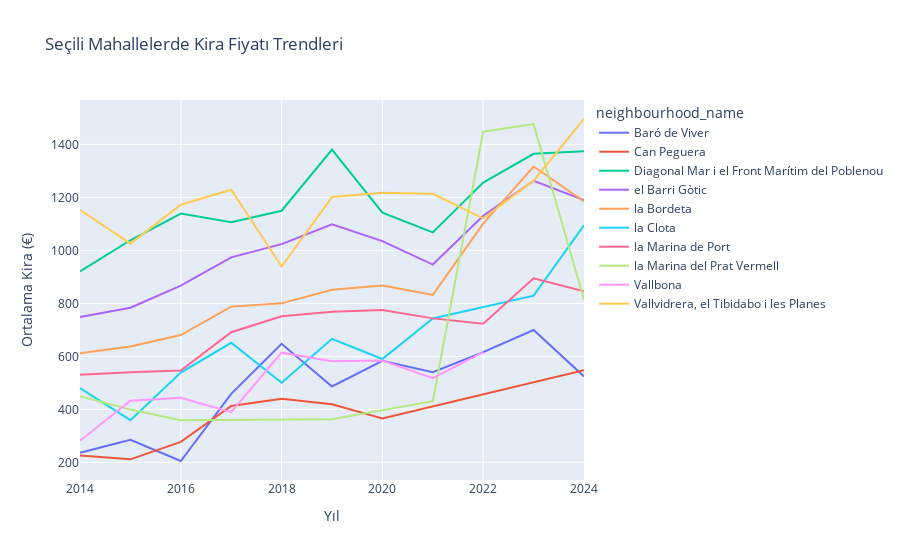

The notebook cell saved with this chart:
### Code cell
import plotly.express as px

# En fazla değişim gösteren 10 mahalle
top_neighborhoods = df.groupby('neighbourhood_name')['rent_change_pct'].std().nlargest(10).index

fig = px.line(df[df['neighbourhood_name'].isin(top_neighborhoods)], 
              x='year', y='avg_rent_price', color='neighbourhood_name',
              title='Seçili Mahallelerde Kira Fiyatı Trendleri',
              hover_data=['cumulative_licenses'],
              labels={'avg_rent_price': 'Ortalama Kira (€)', 'year': 'Yıl'})
fig.update_layout(hovermode='x unified')
fig.show()

### Figure 1 — Plotly figure (JSON) as saved in the notebook; plotly's stock layout.template omitted (floating-point values rounded to 4 significant figures)
{"data": [{"customdata": [[0], [0], [0], [0], [0], [0], [0], [0], [0], [0], [0]], "hovertemplate": "neighbourhood_name=Baró de Viver<br>Yıl=%{x}<br>Ortalama Kira (€)=%{y}<br>cumulative_licenses=%{customdata[0]}<extra></extra>", "legendgroup": "Baró de Viver", "line": {"color": "#636efa", "dash": "solid"}, "marker": {"symbol": "circle"}, "mode": "lines", "name": "Baró de Viver", "orientation": "v", "showlegend": true, "type": "scatter", "x": [2014, 2015, 2016, 2017, 2018, 2019, 2020, 2021, 2022, 2023, 2024], "xaxis": "x", "y": [236.3, 285.3, 205.1, 458.4, 647.4, 486.2, 583.0, 540.3, 616.0, 699.5, 524.3], "yaxis": "y"}, {"customdata": [[0], [0], [0], [0], [0], [0], [0], [0]], "hovertemplate": "neighbourhood_name=Can Peguera<br>Yıl=%{x}<br>Ortalama Kira (€)=%{y}<br>cumulative_licenses=%{customdata[0]}<extra></extra>", "legendgroup": "Can Peguera", "line": {"color": "#EF553B", "dash": "solid"}, "marker": {"symbol": "circle"}, "mode": "lines", "name": "Can Peguera", "orientation": "v", "showlegend": true, "type": "scatter", "x": [2014, 2015, 2016, 2017, 2018, 2019, 2020, 2024], "xaxis": "x", "y": [226.0, 211.3, 277.5, 412.5, 439.6, 419.4, 365.6, 547.2], "yaxis": "y"}, {"customdata": [[125], [125], [125], [125], [125], [125], [125], [125], [125], [125], [128]], "hovertemplate": "neighbourhood_name=Diagonal Mar i el Front Marítim del Poblenou<br>Yıl=%{x}<br>Ortalama Kira (€)=%{y}<br>cumulative_licenses=%{customdata[0]}<extra></extra>", "legendgroup": "Diagonal Mar i el Front Marítim del Poblenou", "line": {"color": "#00cc96", "dash": "solid"}, "marker": {"symbol": "circle"}, "mode": "lines", "name": "Diagonal Mar i el Front Marítim del Poblenou", "orientation": "v", "showlegend": true, "type": "scatter", "x": [2014, 2015, 2016, 2017, 2018, 2019, 2020, 2021, 2022, 2023, 2024], "xaxis": "x", "y": [920.7, 1038.0, 1139.0, 1106.0, 1150.0, 1380.0, 1143.0, 1068.0, 1256.0, 1364.0, 1374.0], "yaxis": "y"}, {"customdata": [[159], [159], [160], [178], [193], [198], [198], [198], [200], [202], [215]], "hovertemplate": "neighbourhood_name=el Barri Gòtic<br>Yıl=%{x}<br>Ortalama Kira (€)=%{y}<br>cumulative_licenses=%{customdata[0]}<extra></extra>", "legendgroup": "el Barri Gòtic", "line": {"color": "#ab63fa", "dash": "solid"}, "marker": {"symbol": "circle"}, "mode": "lines", "name": "el Barri Gòtic", "orientation": "v", "showlegend": true, "type": "scatter", "x": [2014, 2015, 2016, 2017, 2018, 2019, 2020, 2021, 2022, 2023, 2024], "xaxis": "x", "y": [748.8, 783.6, 866.8, 973.7, 1023.0, 1098.0, 1035.0, 946.4, 1130.0, 1262.0, 1190.0], "yaxis": "y"}, {"customdata": [[36], [36], [36], [36], [36], [36], [36], [36], [36], [36], [36]], "hovertemplate": "neighbourhood_name=la Bordeta<br>Yıl=%{x}<br>Ortalama Kira (€)=%{y}<br>cumulative_licenses=%{customdata[0]}<extra></extra>", "legendgroup": "la Bordeta", "line": {"color": "#FFA15A", "dash": "solid"}, "marker": {"symbol": "circle"}, "mode": "lines", "name": "la Bordeta", "orientation": "v", "showlegend": true, "type": "scatter", "x": [2014, 2015, 2016, 2017, 2018, 2019, 2020, 2021, 2022, 2023, 2024], "xaxis": "x", "y": [611.5, 637.4, 680.3, 787.7, 800.0, 851.5, 867.0, 832.1, 1101.0, 1317.0, 1185.0], "yaxis": "y"}, {"customdata": [[0], [0], [0], [0], [0], [0], [0], [0], [0], [0]], "hovertemplate": "neighbourhood_name=la Clota<br>Yıl=%{x}<br>Ortalama Kira (€)=%{y}<br>cumulative_licenses=%{customdata[0]}<extra></extra>", "legendgroup": "la Clota", "line": {"color": "#19d3f3", "dash": "solid"}, "marker": {"symbol": "circle"}, "mode": "lines", "name": "la Clota", "orientation": "v", "showlegend": true, "type": "scatter", "x": [2014, 2015, 2016, 2017, 2018, 2019, 2020, 2021, 2023, 2024], "xaxis": "x", "y": [480, 359.1, 538.8, 651.2, 500.4, 666.2, 589.8, 742.8, 829.1, 1094.0], "yaxis": "y"}, {"customdata": [[6], [6], [6], [6], [6], [6], [6], [6], [6], [6], [6]], "hovertemplate": "neighbourhood_name=la Marina de Port<br>Yıl=%{x}<br>Ortalama Kira (€)=%{y}<br>cumulative_licenses=%{customdata[0]}<extra></extra>", "legendgroup": "la Marina de Port", "line": {"color": "#FF6692", "dash": "solid"}, "marker": {"symbol": "circle"}, "mode": "lines", "name": "la Marina de Port", "orientation": "v", "showlegend": true, "type": "scatter", "x": [2014, 2015, 2016, 2017, 2018, 2019, 2020, 2021, 2022, 2023, 2024], "xaxis": "x", "y": [530.5, 540.4, 546.2, 691.0, 751.1, 768.2, 775.2, 743.3, 723.1, 894.4, 845.4], "yaxis": "y"}, {"customdata": [[3], [3], [3], [3], [3], [3], [3], [3]], "hovertemplate": "neighbourhood_name=la Marina del Prat Vermell<br>Yıl=%{x}<br>Ortalama Kira (€)=%{y}<br>cumulative_licenses=%{customdata[0]}<extra></extra>", "legendgroup": "la Marina del Prat Vermell", "line": {"color": "#B6E880", "dash": "solid"}, "marker": {"symbol": "circle"}, "mode": "lines", "name": "la Marina del Prat Vermell", "orientation": "v", "showlegend": true, "type": "scatter", "x": [2014, 2015, 2016, 2019, 2021, 2022, 2023, 2024], "xaxis": "x", "y": [450, 399.0, 358.7, 362.4, 430.6, 1448.0, 1476.0, 813.8], "yaxis": "y"}, {"customdata": [[0], [0], [0], [0], [0], [0], [0], [0], [0]], "hovertemplate": "neighbourhood_name=Vallbona<br>Yıl=%{x}<br>Ortalama Kira (€)=%{y}<br>cumulative_licenses=%{customdata[0]}<extra></extra>", "legendgroup": "Vallbona", "line": {"color": "#FF97FF", "dash": "solid"}, "marker": {"symbol": "circle"}, "mode": "lines", "name": "Vallbona", "orientation": "v", "showlegend": true, "type": "scatter", "x": [2014, 2015, 2016, 2017, 2018, 2019, 2020, 2021, 2022], "xaxis": "x", "y": [281.7, 432.5, 443.9, 389.5, 613.9, 582.0, 584.1, 517.9, 616.2], "yaxis": "y"}, {"customdata": [[3], [3], [3], [3], [3], [3], [3], [3], [3], [3], [3]], "hovertemplate": "neighbourhood_name=Vallvidrera, el Tibidabo i les Planes<br>Yıl=%{x}<br>Ortalama Kira (€)=%{y}<br>cumulative_licenses=%{customdata[0]}<extra></extra>", "legendgroup": "Vallvidrera, el Tibidabo i les Planes", "line": {"color": "#FECB52", "dash": "solid"}, "marker": {"symbol": "circle"}, "mode": "lines", "name": "Vallvidrera, el Tibidabo i les Planes", "orientation": "v", "showlegend": true, "type": "scatter", "x": [2014, 2015, 2016, 2017, 2018, 2019, 2020, 2021, 2022, 2023, 2024], "xaxis": "x", "y": [1153.0, 1025.0, 1172.0, 1229.0, 938.8, 1201.0, 1217.0, 1213.0, 1121.0, 1263.0, 1496.0], "yaxis": "y"}], "layout": {"hovermode": "x unified", "legend": {"title": {"text": "neighbourhood_name"}, "tracegroupgap": 0}, "title": {"text": "Seçili Mahallelerde Kira Fiyatı Trendleri"}, "xaxis": {"anchor": "y", "domain": [0, 1], "title": {"text": "Yıl"}}, "yaxis": {"anchor": "x", "domain": [0, 1], "title": {"text": "Ortalama Kira (€)"}}}}
